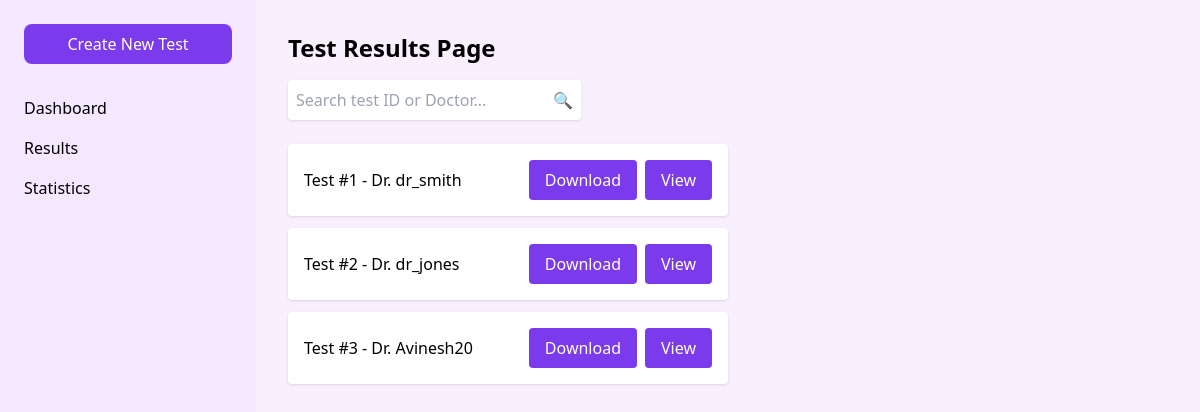
The app's page /basic/test_results/, older data.
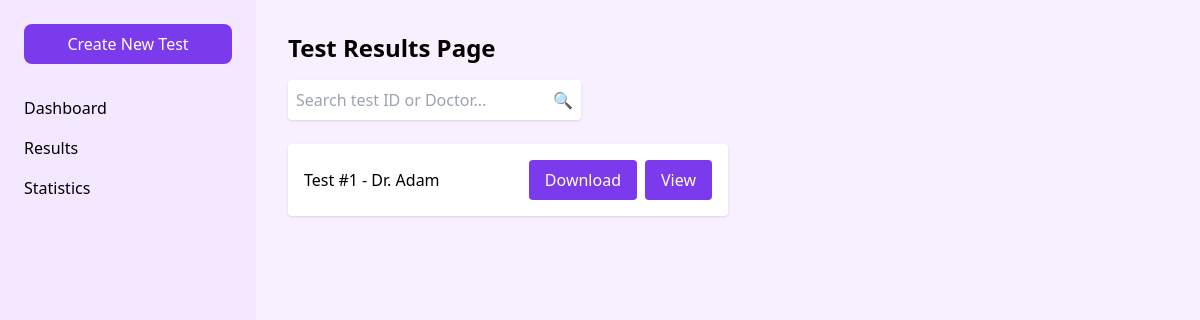
The same page, newer data.
### basic/models.py (models this page shows, shortened)
class TestSession(models.Model):
    test_id = models.TextField(primary_key=True)
    doctor = models.ForeignKey(User, on_delete=models.CASCADE)  # Link to built-in User model
    age = models.IntegerField()
    date = models.DateTimeField(null=True)
    duration = models.DurationField(null=True)
    avg_latency = models.FloatField(null=True)
    accuracy = models.FloatField(null=True)
    stimuli_order = models.TextField(null=True)
    state = models.TextField(default="ready")
    language = models.TextField(default="en")

### basic/views.py (the view)
# urls.py: path("test_results/", test_results, name="test_results"),
def test_results(request):
    test_sessions = TestSession.objects.all()  # Retrieve all test sessions
    return render(request, "basic/dashboard/test_results.html", {"test_sessions": test_sessions})

### basic/templates/basic/dashboard/test_results.html (shortened to what this page needs)
<!DOCTYPE html>
<html lang="en">
<head>
    <script src="https://cdn.tailwindcss.com"></script>
</head>
<body class="bg-[var(--light-purple)] font-sans">
<div class="flex h-screen">
    <div class="w-64 bg-[var(--sidebar-purple)] p-6">
        <button class="w-full bg-[var(--button-purple)] text-white py-2 rounded-lg">Create New Test</button>
        <nav class="mt-6">
            <a href="#" class="block py-2">Dashboard</a>
            <a href="#" class="block py-2">Results</a>
            <a href="#" class="block py-2">Statistics</a>
        </nav>
    </div>
    <div class="flex-1 p-8">
        <h1 class="text-2xl font-semibold">Test Results Page</h1>
        <div class="mt-4 w-1/3 bg-white p-2 rounded shadow flex items-center">
            <input id="searchInput" type="text" placeholder="Search test ID or Doctor..."
                   class="border-none outline-none flex-grow">
            <button onclick="filterTests()" class="ml-2">🔍</button>
        </div>
        <div class="mt-6 w-1/2 space-y-3">
            {% for test in test_sessions %}
                <div class="test-item bg-white p-4 rounded shadow flex justify-between items-center">
                    <span>Test #{{ test.test_id }} - Dr. {{ test.doctor.username }}</span>
                    <div class="flex gap-2">
                        <button onclick="exportTestData('{{ test.test_id }}')"
                                class="bg-[var(--button-purple)] text-white px-4 py-2 rounded">
                            Download
                        </button>
                        <button onclick="showDetails('{{ test.doctor.username }}', '{{ test.age }}', '{{ test.date }}', '{{ test.duration }}', '{{ test.avg_latency }}', '{{ test.accuracy }}')"
                                class="bg-[var(--button-purple)] text-white px-4 py-2 rounded">
                            View
                        </button>
                    </div>
                </div>
            {% empty %}
                <p>No test sessions available.</p>
            {% endfor %}
        </div>
    </div>
</div>
</body>
</html>

Row changes from the older to the newer data that the page shows:
removed TestSession: test_id "2", doctor.username "dr_jones"
removed TestSession: test_id "3", doctor.username "Avinesh20"
changed TestSession id 1: doctor.username "dr_smith" → "Adam"
